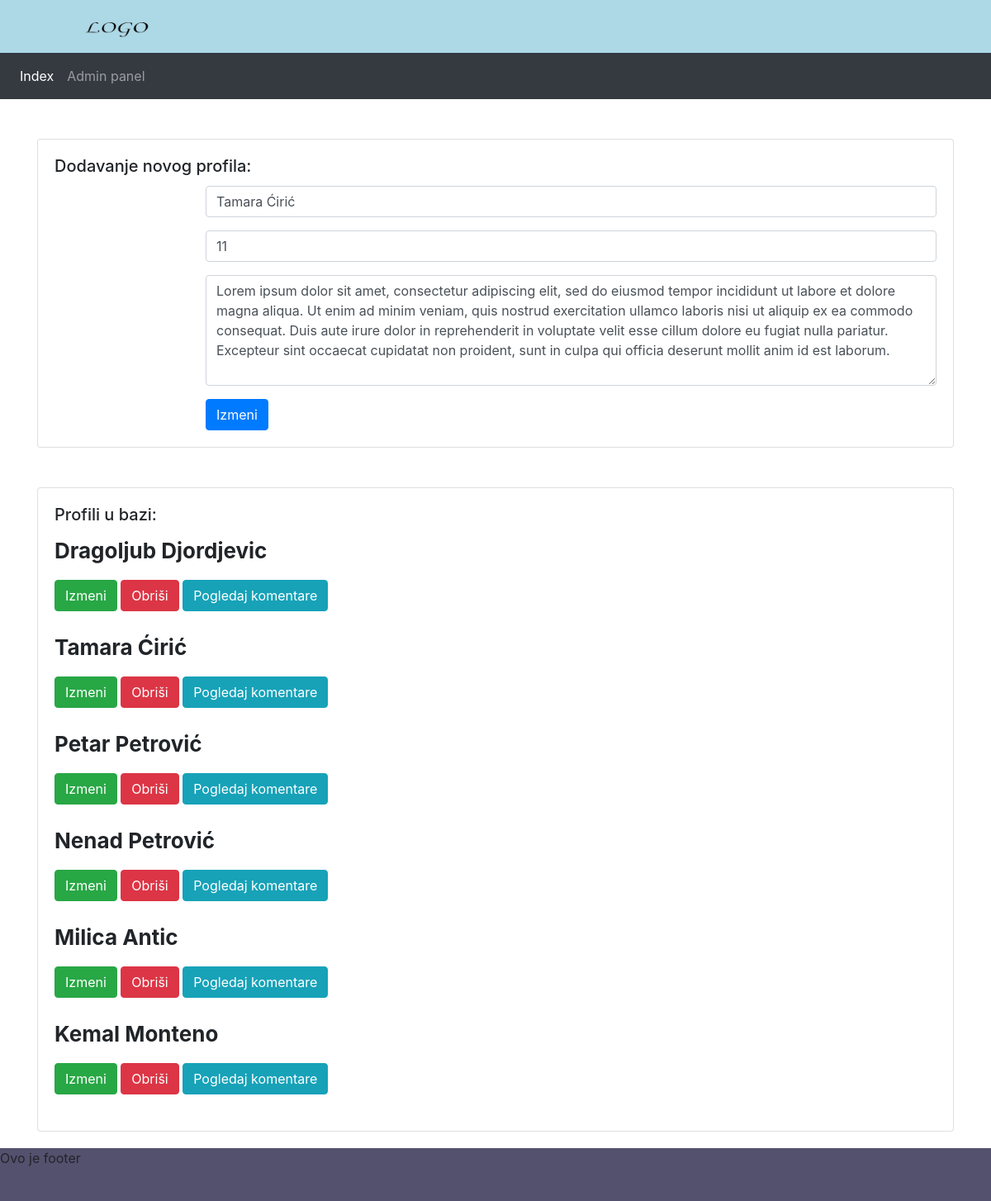
The page /controllers/admin.php?id=9&update on the database its author committed.
### tables this page shows
CREATE TABLE `profiles` (
  `profile_id` int(11) NOT NULL AUTO_INCREMENT,
  `profile_name` varchar(50) DEFAULT NULL,
  `profile_price` int(11) DEFAULT NULL,
  `profile_description` longtext,
  `profile_image` varchar(50) DEFAULT NULL,
  PRIMARY KEY (`profile_id`)
);

### classes/Template.php (called while the page is built, shortened)
<?php
class Template {
    protected $template;
    public function __construct($template){
        $this->template = $template;
    }
    public function __toString(){
    	include basename($this->template);
      	return ob_get_clean();
    }
}

### classes/Database.php (called while the page is built, shortened)
<?php
class Database {
	private $host = DB_HOST;
	private $user = DB_USER;
	private $pass = DB_PASS;
	private $dbname = DB_NAME;
	private $dbh;
	private $stmt;
	public function __construct() {
		$dsn = 'mysql:host=' . $this->host . ';dbname=' . $this->dbname;
		$options = array (
				PDO::ATTR_ERRMODE => PDO::ERRMODE_EXCEPTION,
                PDO::MYSQL_ATTR_INIT_COMMAND => "SET NAMES utf8mb4"
		);
		try {
			$this->dbh = new PDO ($dsn, $this->user, $this->pass, $options);
		}
		catch ( PDOException $e ) {
			$this->error = $e->getMessage();
		}
	}
	public function query($query) {
		$this->stmt = $this->dbh->prepare($query);
	}
	public function execute(){
		return $this->stmt->execute();
	}
	public function resultset(){
		$this->execute();
		return $this->stmt->fetchAll(PDO::FETCH_OBJ);
	}
	public function single(){
		$this->execute();
		return $this->stmt->fetch(PDO::FETCH_OBJ);
	}
}

### classes/Profile.php (called while the page is built, shortened)
<?php
class Profile
{
    private $database;
    public function __construct($db)
    {
        $this->database = $db;
    }
    public function readAllProfiles()
    {
        $this->database->query("SELECT * FROM `profiles` ");
        return $this->database->resultset();
    }
    public function getSingleProfile($id)
    {
        $this->database->query("SELECT * FROM `profiles` where profile_id=$id");
        return $this->database->single();
    }
}

### templates/admin.php (the view, shortened to what this page needs)
<div class="card mt-5">
    <div class="card-body">
        <h5 class="card-title">Dodavanje novog profila:</h5>
        <div class="row">
            <div class="col md-6 offset-2">
                <form action="admin.php" method="post">
                    <div class="form-group">
                        <input type="text" placeholder="Unesite ime" class="form-control" name="name"
                               value="<?php if (isset($singleProfile)) echo $singleProfile->profile_name ?>" required>
                    </div>
                    <div class="form-group">
                        <input type="number" class="form-control" placeholder="Unesite cenu po satu" name="price"
                               value="<?php if (isset($singleProfile)) echo $singleProfile->profile_price ?>" required>
                    </div>
                    <div class="form-group">
                        <textarea class="form-control" cols="30" rows="5" placeholder="Podaci o profilu"
                                  name="description"
                                  required><?php if (isset($singleProfile)) echo $singleProfile->profile_description ?></textarea>
                    </div>
                    <input class="btn btn-primary" type="submit"
                           value="<?php if (isset($singleProfile)) echo 'Izmeni'; else echo 'Unesi' ?>"
                           name="<?php if (isset($singleProfile)) echo 'update_profile'; else echo 'insert_profile' ?>">
                </form>
            </div>
        </div>
    </div>
</div>
<div class="card mt-5">
    <div class="card-body">
        <h5 class="card-title">Profili u bazi:</h5>
        <?php
        foreach ($profiles as $profile) : ?>
            <div>
                <p class="profile_name"><?php echo $profile->profile_name; ?></p>
                <a class="btn btn-success" href='admin.php?id=<?php echo $profile->profile_id ?>&update'>Izmeni </a>
                <a class="btn btn-danger"
                   onclick="return confirm('Da li ste sigurni da želite da obrišete ovaj profil?')"
                   href='admin.php?id=<?php echo $profile->profile_id ?>&action=delete'>Obriši </a>
                <a class="btn btn-info" href='admin_comments.php?id=<?php echo $profile->profile_id ?>'>Pogledaj
                    komentare</a>
            </div>
            <br>
        <?php endforeach; ?>
    </div>
</div>

### assets/css/style.css (style rules this page uses)
.profile_name { font-size: 26px; font-weight: bolder; }

### rows shown on the page
profiles: name "Tamara Ćirić", price "11", description "Lorem ipsum dolor sit amet, consectetur adipiscing elit, sed do eiusmod tempor incididunt ut labore et dolore magna aliqua. Ut enim ad minim veniam, quis nostrud exercitation ullamco laboris nisi ut aliquip ex ea commodo consequat. Duis aute irure dolor in reprehenderit in voluptate velit esse cillum dolore eu fugiat nulla pariatur. Excepteur sint occaecat cupidatat non proident, sunt in culpa qui officia deserunt mollit anim id est laborum.", profile_name "Tamara Ćirić"
profiles: profile_name "Dragoljub Djordjevic"
profiles: profile_name "Petar Petrović"
profiles: profile_name "Nenad Petrović"
profiles: profile_name "Milica Antic"
profiles: profile_name "Kemal Monteno"
